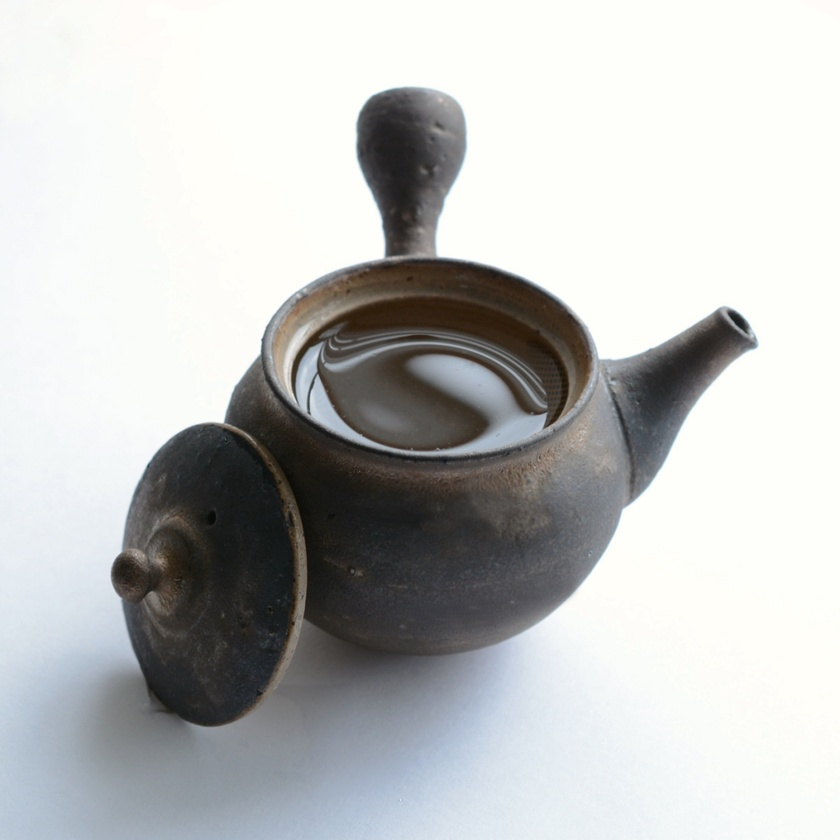
#> input picture Project4/image/teapot.jpg, 840 x 840 px, shrunk from 1024 x 1024 before the run
$ python shearing.py
#> lines starting #> are read from the running program, lines starting #| are printed output that depends on the picture
from PIL import Image

# Load the image
image_path = '../image/teapot.jpg'
image = Image.open(image_path)
#> image is the input picture: PIL image 840x840 RGB; mean R, G, B 190.9, 192.3, 191.3

# Function to apply shearing in the x or y direction
def shear_image(image, shear_factor, direction='x', output_path=None):
#> called with shear_factor = 0.3, direction = 'x', output_path = '../image/sheared_image_x_0.3.jpg'
    width, height = image.size
#> width = 840; height = 840
    if direction == 'x':
        # Shear in the x-direction
        matrix = (1, shear_factor, 0, 0, 1, 0)
    elif direction == 'y':
        # Shear in the y-direction
        matrix = (1, 0, 0, shear_factor, 1, 0)
    else:
        raise ValueError("Direction must be 'x' or 'y'")

    sheared_image = image.transform((width, height), Image.AFFINE, matrix)
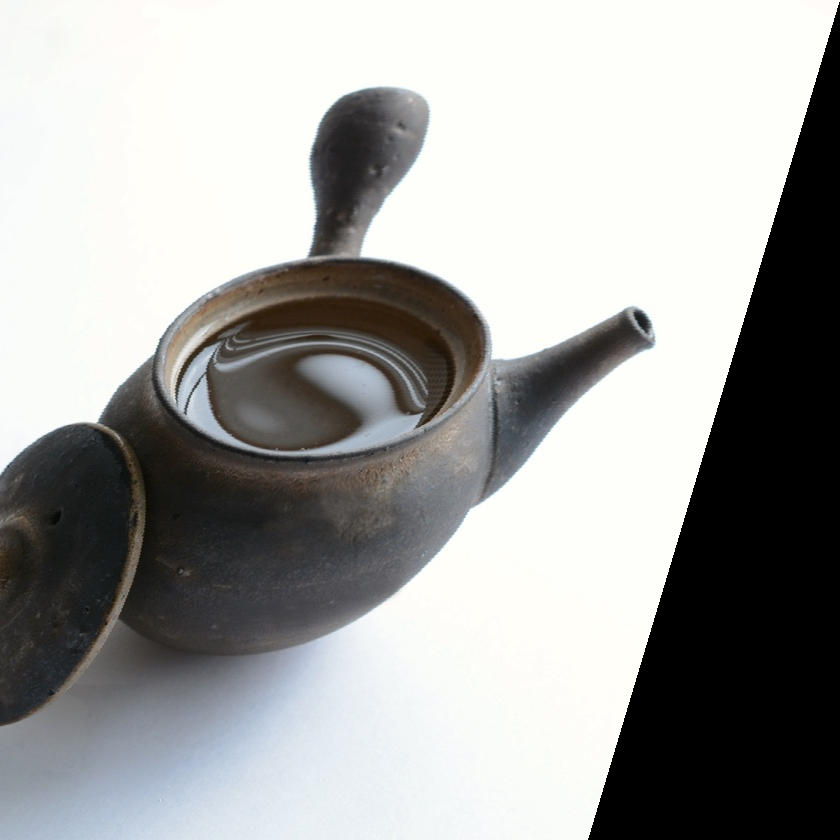
#> sheared_image: PIL image 840x840 RGB; mean R, G, B 162.4, 163, 161.4
    if output_path:
        sheared_image.save(output_path)
    return sheared_image

# Apply shearing in the x and y directions and save images
shear_image(image, 0.3, 'x', '../image/sheared_image_x_0.3.jpg')  # Shear in x-direction with factor 0.3
shear_image(image, 0.3, 'y', '../image/sheared_image_y_0.3.jpg')  # Shear in y-direction with factor 0.3
#> call 2 of shear_image, with shear_factor = 0.3, direction = 'y', output_path = '../image/sheared_image_y_0.3.jpg'
#> in shear_image (call 2), `sheared_image = image.transform((width, height), Image.AFFINE, matrix)`:
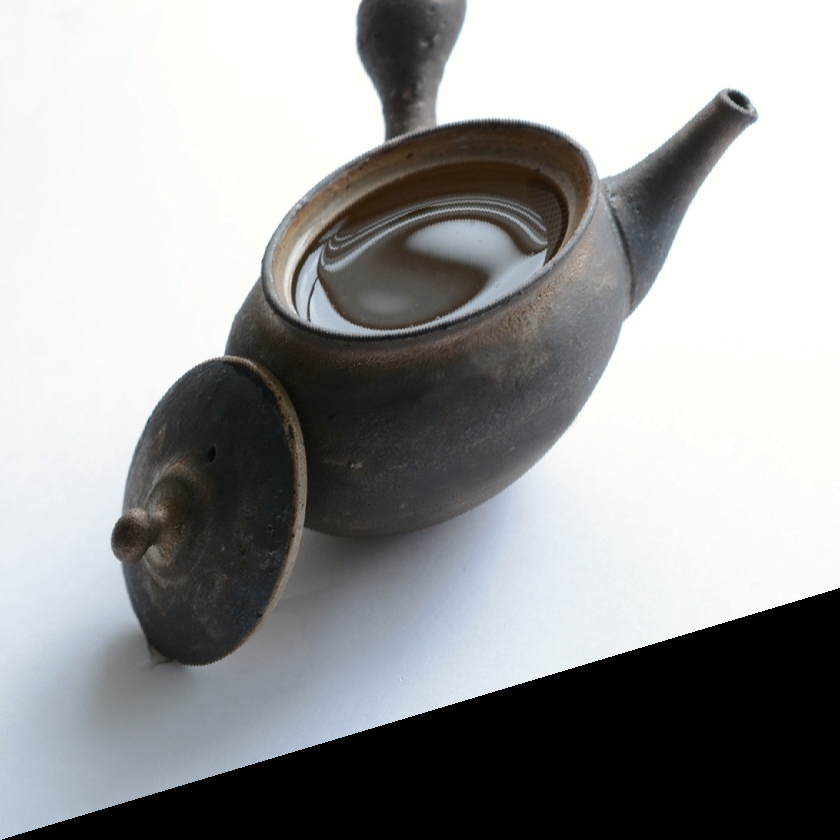
#> sheared_image: PIL image 840x840 RGB; mean R, G, B 153.5, 154.8, 154.5

print("Sheared images saved as 'sheared_image_x_0.3.jpg' and 'sheared_image_y_0.3.jpg'")

$ run again, with Project4/image/affine_transformed_image.jpg copied over Project4/image/teapot.jpg
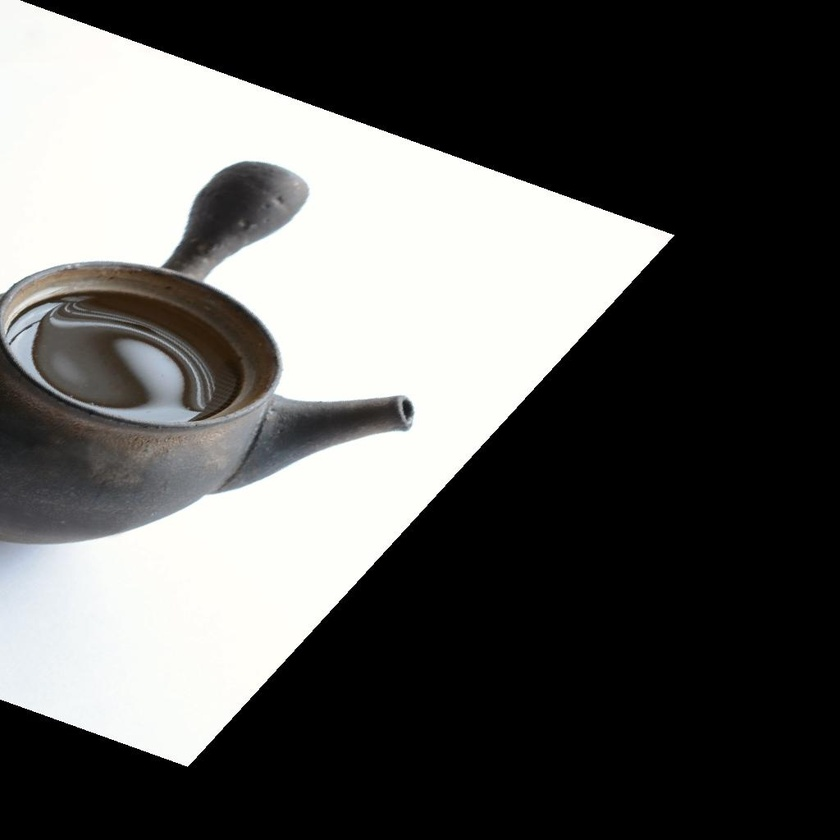
#> input picture Project4/image/affine_transformed_image.jpg, 840 x 840 px, shrunk from 1024 x 1024 before the run
#> image is the input picture: PIL image 840x840 RGB; mean R, G, B 89.9, 89.9, 88.5
#> in shear_image, `sheared_image = image.transform((width, height), Image.AFFINE, matrix)`:
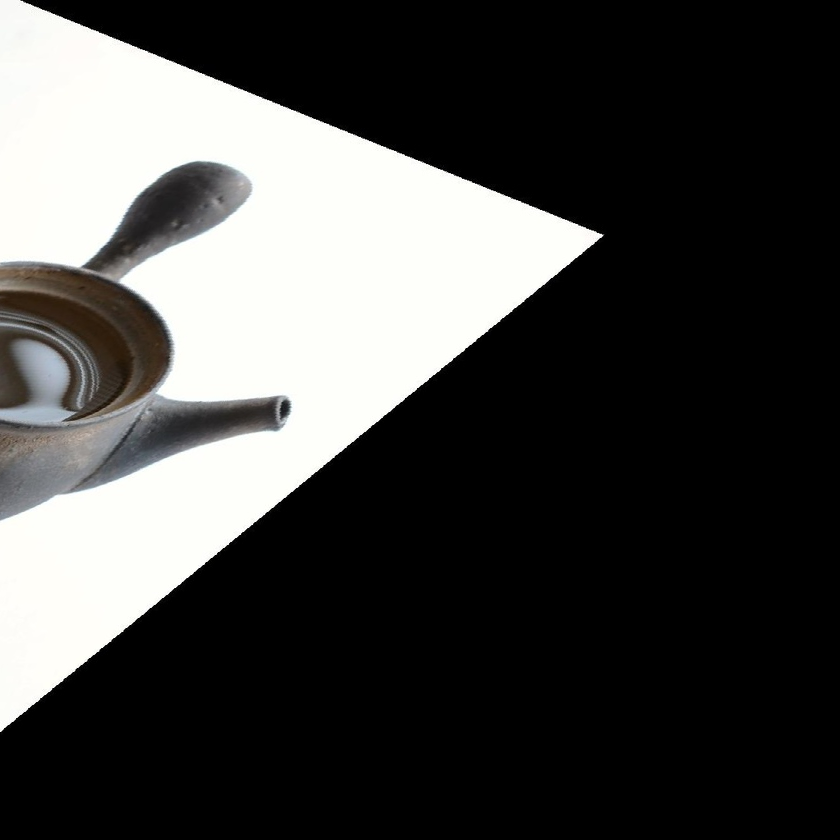
#> sheared_image: PIL image 840x840 RGB; mean R, G, B 69, 68.9, 67.6
#> in shear_image (call 2), `sheared_image = image.transform((width, height), Image.AFFINE, matrix)`:
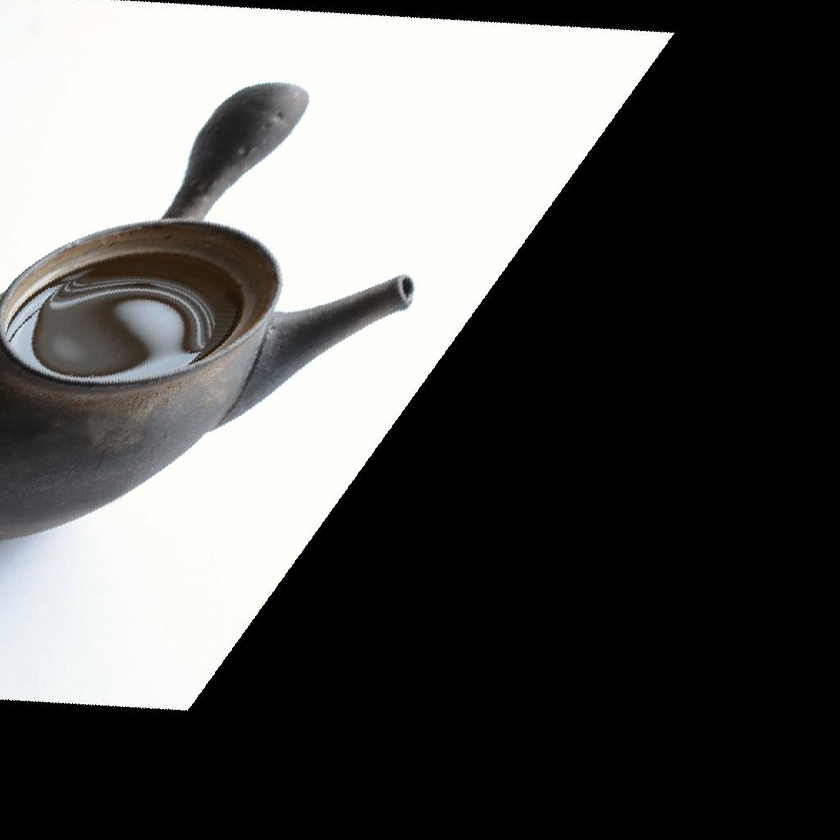
#> sheared_image: PIL image 840x840 RGB; mean R, G, B 89.8, 89.8, 88.4

$ run again, with Project4/image/high_contrast_image.jpg copied over Project4/image/teapot.jpg
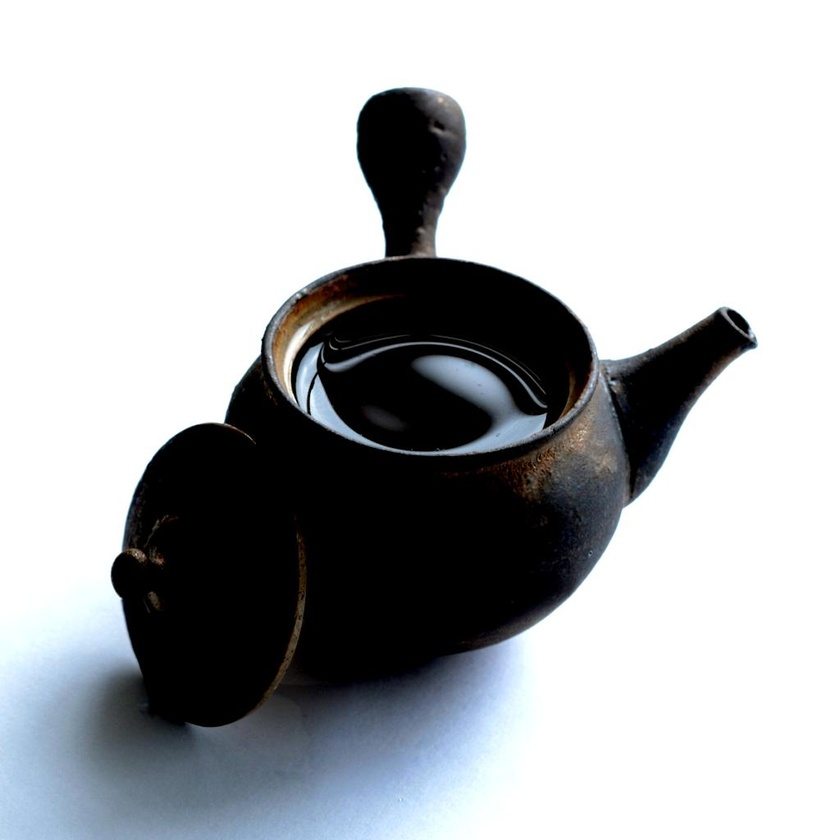
#> input picture Project4/image/high_contrast_image.jpg, 840 x 840 px, shrunk from 1024 x 1024 before the run
#> image is the input picture: PIL image 840x840 RGB; mean R, G, B 174.9, 177.3, 179.9
#> in shear_image, `sheared_image = image.transform((width, height), Image.AFFINE, matrix)`:
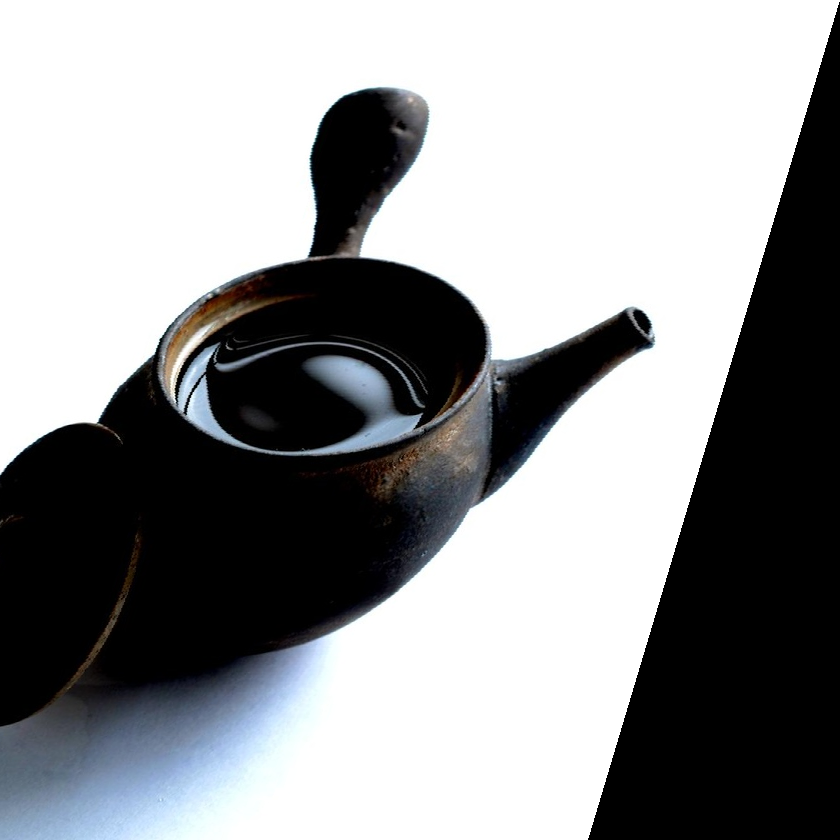
#> sheared_image: PIL image 840x840 RGB; mean R, G, B 148, 149.3, 150.9
#> in shear_image (call 2), `sheared_image = image.transform((width, height), Image.AFFINE, matrix)`:
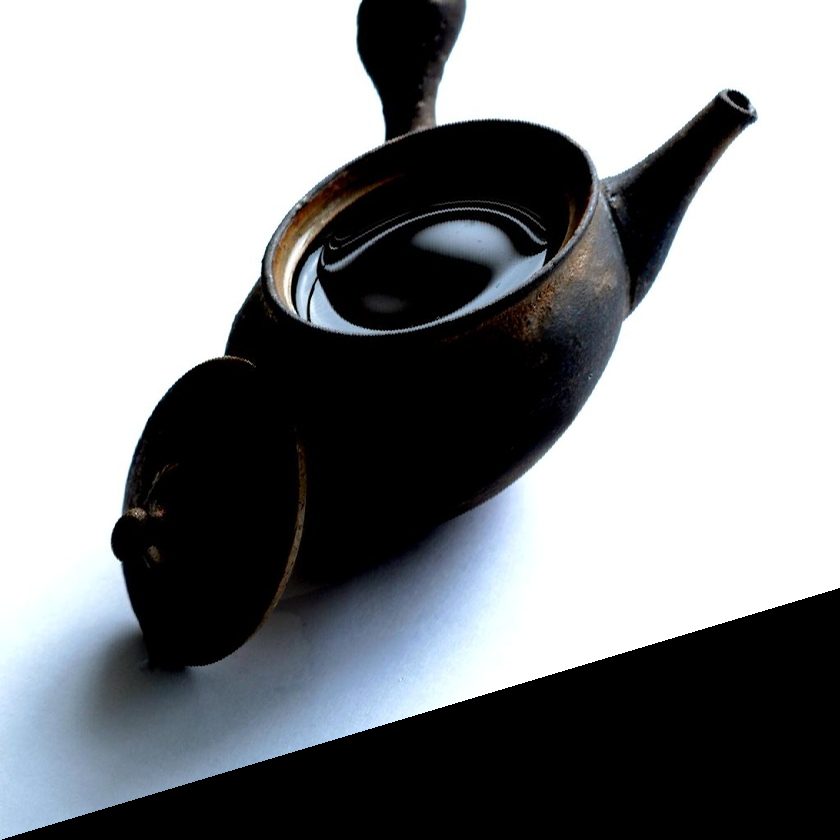
#> sheared_image: PIL image 840x840 RGB; mean R, G, B 137.5, 139.9, 142.5
